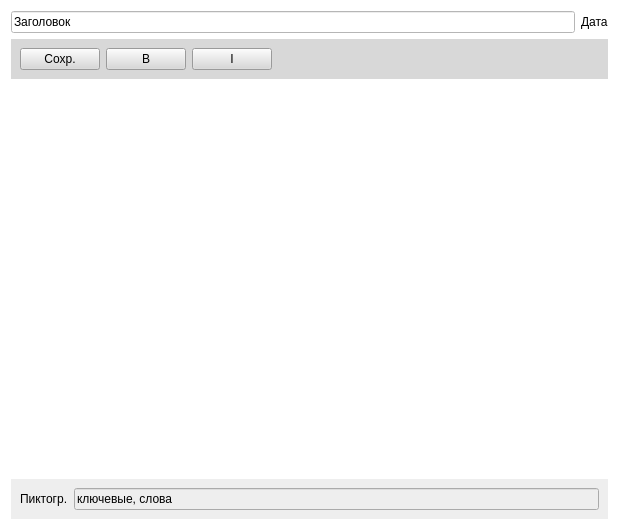
<?xml version="1.0" encoding="UTF-8"?>
<ui version="4.0">
 <class>Editor</class>
 <widget class="QFrame" name="Editor">
  <property name="geometry">
   <rect>
    <x>0</x>
    <y>0</y>
    <width>619</width>
    <height>530</height>
   </rect>
  </property>
  <property name="windowTitle">
   <string>Frame</string>
  </property>
  <property name="styleSheet">
   <string notr="true">background-color: rgb(255, 255, 255);</string>
  </property>
  <layout class="QVBoxLayout" name="verticalLayout">
   <item>
    <layout class="QHBoxLayout" name="horizontalLayout_2">
     <item>
      <widget class="QLineEdit" name="lineEdit">
       <property name="text">
        <string>Заголовок</string>
       </property>
      </widget>
     </item>
     <item>
      <widget class="QLabel" name="label">
       <property name="text">
        <string>Дата</string>
       </property>
      </widget>
     </item>
    </layout>
   </item>
   <item>
    <widget class="QWidget" name="widget" native="true">
     <property name="styleSheet">
      <string notr="true">background-color: rgb(216, 216, 216);</string>
     </property>
     <layout class="QHBoxLayout" name="horizontalLayout">
      <item>
       <widget class="QPushButton" name="pushButton">
        <property name="text">
         <string>Сохр.</string>
        </property>
       </widget>
      </item>
      <item>
       <widget class="QPushButton" name="pushButton_2">
        <property name="text">
         <string>B</string>
        </property>
       </widget>
      </item>
      <item>
       <widget class="QPushButton" name="pushButton_3">
        <property name="text">
         <string>I</string>
        </property>
       </widget>
      </item>
      <item>
       <spacer name="horizontalSpacer">
        <property name="orientation">
         <enum>Qt::Horizontal</enum>
        </property>
        <property name="sizeHint" stdset="0">
         <size>
          <width>337</width>
          <height>20</height>
         </size>
        </property>
       </spacer>
      </item>
     </layout>
    </widget>
   </item>
   <item>
    <widget class="QStackedWidget" name="stackedWidget">
     <widget class="QWidget" name="page"/>
     <widget class="QWidget" name="page_2"/>
    </widget>
   </item>
   <item>
    <widget class="QWidget" name="widget_2" native="true">
     <property name="styleSheet">
      <string notr="true">background-color: rgb(238, 238, 238);</string>
     </property>
     <layout class="QHBoxLayout" name="horizontalLayout_3">
      <item>
       <widget class="QLabel" name="label_2">
        <property name="text">
         <string>Пиктогр.</string>
        </property>
       </widget>
      </item>
      <item>
       <widget class="QLineEdit" name="lineEdit_2">
        <property name="text">
         <string>ключевые, слова</string>
        </property>
       </widget>
      </item>
     </layout>
    </widget>
   </item>
  </layout>
 </widget>
 <resources/>
 <connections/>
</ui>
